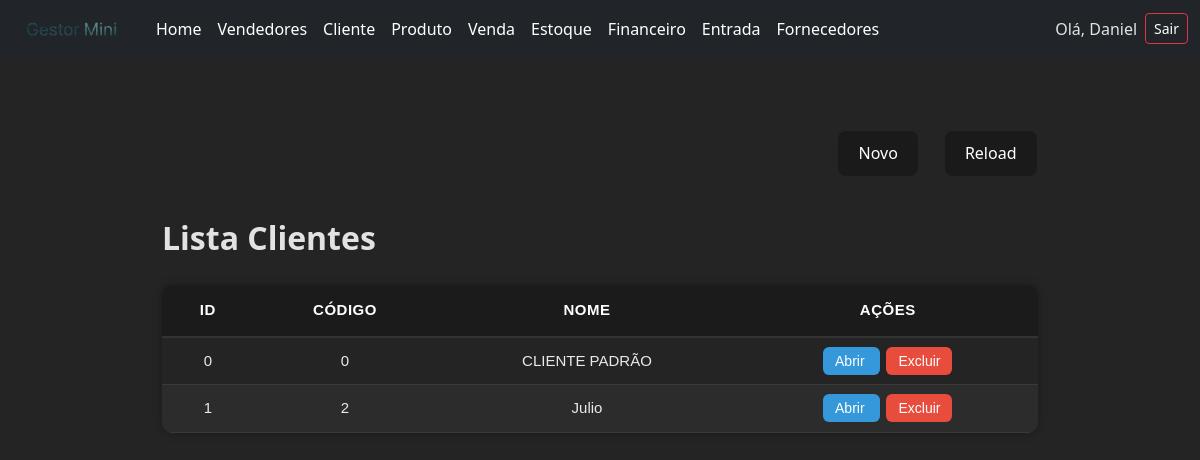
The app's page /clientes/ (signed in) with its own data.
### core/models.py (models this page shows, shortened)
class Cliente(models.Model):
    codigo = models.IntegerField()
    nome = models.CharField(max_length=100)

### core/views.py (the view)
# urls.py: path('clientes/',views.clienteview,name='clientes'),
@login_required
def clienteview(request):
    clientes = Cliente.objects.all()
    return render(request,'modelos/clientes.html',{'clientes':clientes})

### core/templates/modelos/clientes.html (shortened to what this page needs)
<!DOCTYPE html>
<html lang="pt-br">
<head>
    {% load static %}
    <link rel="stylesheet" href="{% static 'clientes.css' %}">
</head>
<body>
    {% include 'components/navbar.html' %}
    <div class="divcentral">
        <div class="controlebuttons">
            <div class="buttonsalign">
                <button class="buttonp">
                    <a href="{% url 'cadastrocliente' %}">Novo</a>
                </button>
                <button class="buttonp">
                    <a href="{% url 'clientes' %}">Reload</a>
                </button>
            </div>
        </div>
        <div class="grid">
            <h2 class="boldtext">Lista Clientes</h2>
            <table class="tabela-vendedores">
                <thead>
                    <tr>
                        <th class="text-center">ID</th>
                        <th class="text-center">Código</th>
                        <th class="text-center">Nome</th>
                        <th class="text-center">Ações</th>
                    </tr>
                </thead>
                <tbody>
                    {% for c in clientes %}
                    <tr>
                        <td class="text-center">{{ c.id }}</td>
                        <td class="text-center">{{ c.codigo }}</td>
                        <td class="text-center">{{ c.nome }}</td>
                        <td class=" text-center acoes">
                            <a href="{% url 'editarcliente' c.id %}" class="btn-detalhe">
                                Abrir
                            </a>
                            <a href="{% url 'removercliente' c.id %}" class="btn-delete">
                                Excluir
                            </a>
                        </td>
                    </tr>
                    {% endfor %}
                </tbody>
            </table>
        </div>
    </div>
</body>
</html>

### core/templates/components/navbar.html (shortened to what this page needs)
<!DOCTYPE html>
<html lang="en">
<head>
    <link href="https://cdn.jsdelivr.net/npm/bootstrap@5.3.3/dist/css/bootstrap.min.css" rel="stylesheet">
    {% load static %}
    <link rel="stylesheet" href="{% static 'style.css'%}">
</head>
<body>
    <nav class="navbar navbar-expand-lg navbar-dark bg-dark">
  <div class="container-fluid">
    <a class="navbar-brand" href="{% url 'home' %}"><img class="img" src="{% static 'images/fraselogo.png' %}" alt=""></a>
    <div class="collapse navbar-collapse" id="navbarMenu">
      <ul class="navbar-nav me-auto mb-2 mb-lg-0">
        <li class="nav-item">
          <a class="nav-link active" href="{% url 'home' %}">Home</a>
        </li>
        <li class="nav-item">
          <a class="nav-link" href="{%url 'vendedores' %}">Vendedores</a>
        </li>
        <li class="nav-item">
          <a class="nav-link" href="{% url 'clientes' %}">Cliente</a>
        </li>
        <li class="nav-item">
          <a class="nav-link" href="{% url 'produtos' %}">Produto</a>
        </li>
        <li class="nav-item">
          <a class="nav-link" href="{% url 'vendas' %}">Venda</a>
        </li>
        <li class="nav-item">
          <a class="nav-link" href="{% url 'estoque' %}">Estoque</a>
        </li>
        <li class="nav-item">
          <a class="nav-link" href="{% url 'duplicatas' %}">Financeiro</a>
        </li>
        <li>
          <a class="nav-link" href="{% url 'entradas' %}">Entrada</a>
        </li>
        <li>
          <a class="nav-link" href="{% url 'fornecedores' %}">Fornecedores</a>
        </li>
      </ul>
      {% if user.is_authenticated %}
      <div class="d-flex align-items-center ms-auto mb-2 mb-lg-0">
          <small class="me-2 nav-link">Olá, {{ user.username }}</small>
          <a href="{% url 'logout' %}" class="btn btn-outline-danger btn-sm">Sair</a>
      </div>
      {% else %}
      <div class="d-flex">
        <a href="/login" class="btn btn-outline-light">Login</a>
      </div>
      {% endif %}
    </div>
  </div>
</nav>
</body>
</html>

### static/clientes.css (style rules this page uses)
* { margin: 0; padding: 0; box-sizing: border-box; }
:root { font-family: Inter, system-ui, Avenir, Helvetica, Arial, sans-serif; line-height: 1.5; font-weight: 400; color-scheme: light dark; color: rgba(255, 255, 255, 0.87) !important; background-color: #242424; -webkit-font-smoothing: antialiased; -moz-osx-font-smoothing: grayscale; }
body { color: rgba(255, 255, 255, 0.87) !important; background-color: #242424; }
a { font-weight: 500 !important; color: #ffffff !important; text-decoration: inherit !important; }
.buttonp, .checkbutton { border-radius: 8px; border: 1px solid transparent; padding: 0.6em 1.2em; font-size: 1em; font-weight: 500; cursor: pointer; transition: border-color 0.25s; }
.buttonp { background-color: #1a1a1a; }
.divcentral { height: 20em; padding-top: 30px; display: flex; align-items: center; flex-direction: column; justify-content: space-evenly; background-color: #242424; }
.controlebuttons { width: 75%; display: flex; justify-content: end; align-items: center; }
.buttonsalign { display: flex; width: 25%; justify-content: space-around; align-items: center; }
.grid { height: 40%; width: 73%; display: flex; flex-direction: column; justify-content: start; align-items: start; }
.tabela-vendedores { width: 100%; border-collapse: collapse; margin-top: 20px; font-family: Arial, sans-serif; font-size: 15px; background-color: #242424; border-radius: 10px; overflow: hidden; box-shadow: 0 0 10px rgba(0,0,0,0.25); }
.tabela-vendedores thead th { background-color: #1b1b1b !important; color: #ffffff; text-align: left; padding: 14px 16px; font-weight: 700; text-transform: uppercase; letter-spacing: 0.5px; border-bottom: 2px solid #333; }
.tabela-vendedores tbody tr:nth-child(even) { background-color: #2c2c2c; }
.tabela-vendedores tbody tr:nth-child(odd) { background-color: #242424; }
.tabela-vendedores th, .tabela-vendedores td { padding: 12px 14px; border-bottom: 1px solid #3a3a3a; color: #eaeaea; }
.btn-detalhe, .btn-delete { padding: 6px 12px; border-radius: 6px; font-size: 14px; text-decoration: none; transition: 0.2s; color: white; }
.btn-detalhe { background: #3498db; }
.btn-delete { background: #e74c3c; margin-left: 6px; }
.boldtext { font-weight: bold; }

### static/style.css (style rules this page uses)
.img { width: 120px; height: 30px; }

### records on screen
Cliente: id "0", codigo "0", nome "CLIENTE PADRÃO"
Cliente: id "1", codigo "2", nome "Julio"

### other values on screen
{{ user.username }} "Daniel"
